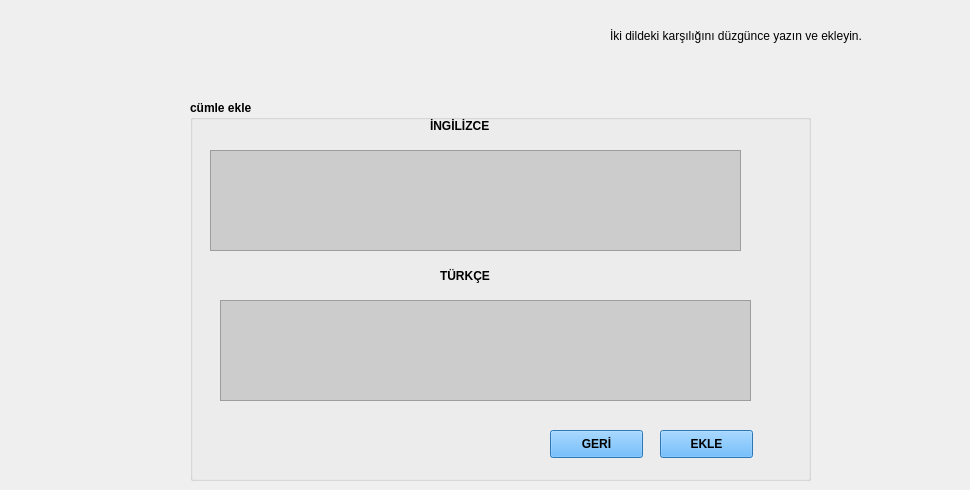
      <widget class="QWidget" name="tab_2">
       <attribute name="title">
        <string>CÜMLE EKLE</string>
       </attribute>
       <widget class="QLabel" name="label_5">
        <property name="geometry">
         <rect>
          <x>610</x>
          <y>10</y>
          <width>351</width>
          <height>51</height>
         </rect>
        </property>
        <property name="text">
         <string>İki dildeki karşılığını düzgünce yazın ve ekleyin.</string>
        </property>
       </widget>
       <widget class="QLabel" name="label_10">
        <property name="geometry">
         <rect>
          <x>550</x>
          <y>20</y>
          <width>51</width>
          <height>31</height>
         </rect>
        </property>
        <property name="text">
         <string/>
        </property>
        <property name="pixmap">
         <pixmap resource="../icons/icons.qrc">:/icons/info.png</pixmap>
        </property>
        <property name="scaledContents">
         <bool>true</bool>
        </property>
       </widget>
       <widget class="QGroupBox" name="groupBox_3">
        <property name="geometry">
         <rect>
          <x>190</x>
          <y>100</y>
          <width>621</width>
          <height>381</height>
         </rect>
        </property>
        <property name="font">
         <font>
          <weight>75</weight>
          <bold>true</bold>
         </font>
        </property>
        <property name="title">
         <string>cümle ekle</string>
        </property>
        <property name="flat">
         <bool>true</bool>
        </property>
        <widget class="QTextEdit" name="textEdit_cumle_ekle_ingilizce">
         <property name="geometry">
          <rect>
           <x>20</x>
           <y>50</y>
           <width>531</width>
           <height>101</height>
          </rect>
         </property>
         <property name="styleSheet">
          <string notr="true">background-color: #CCCCCC;
</string>
         </property>
        </widget>
        <widget class="QTextEdit" name="textEdit_cumle_ekle_turkce">
         <property name="geometry">
          <rect>
           <x>30</x>
           <y>200</y>
           <width>531</width>
           <height>101</height>
          </rect>
         </property>
         <property name="styleSheet">
          <string notr="true">background-color: #CCCCCC;
</string>
         </property>
        </widget>
        <widget class="QPushButton" name="pushButton_cumle_ekle">
         <property name="geometry">
          <rect>
           <x>470</x>
           <y>330</y>
           <width>93</width>
           <height>28</height>
          </rect>
         </property>
         <property name="styleSheet">
          <string notr="true">background-color: #3EA6FF;
</string>
         </property>
         <property name="text">
          <string>EKLE</string>
         </property>
        </widget>
        <widget class="QLabel" name="label_3">
         <property name="geometry">
          <rect>
           <x>250</x>
           <y>160</y>
           <width>131</width>
           <height>31</height>
          </rect>
         </property>
         <property name="text">
          <string>TÜRKÇE</string>
         </property>
        </widget>
        <widget class="QLabel" name="label_2">
         <property name="geometry">
          <rect>
           <x>240</x>
           <y>10</y>
           <width>131</width>
           <height>31</height>
          </rect>
         </property>
         <property name="text">
          <string>İNGİLİZCE</string>
         </property>
        </widget>
        <widget class="QPushButton" name="pushButton_cumle_ekle_geri">
         <property name="geometry">
          <rect>
           <x>360</x>
           <y>330</y>
           <width>93</width>
           <height>28</height>
          </rect>
         </property>
         <property name="styleSheet">
          <string notr="true">background-color: #3EA6FF;
</string>
         </property>
         <property name="text">
          <string>GERİ</string>
         </property>
        </widget>
       </widget>
      </widget>
